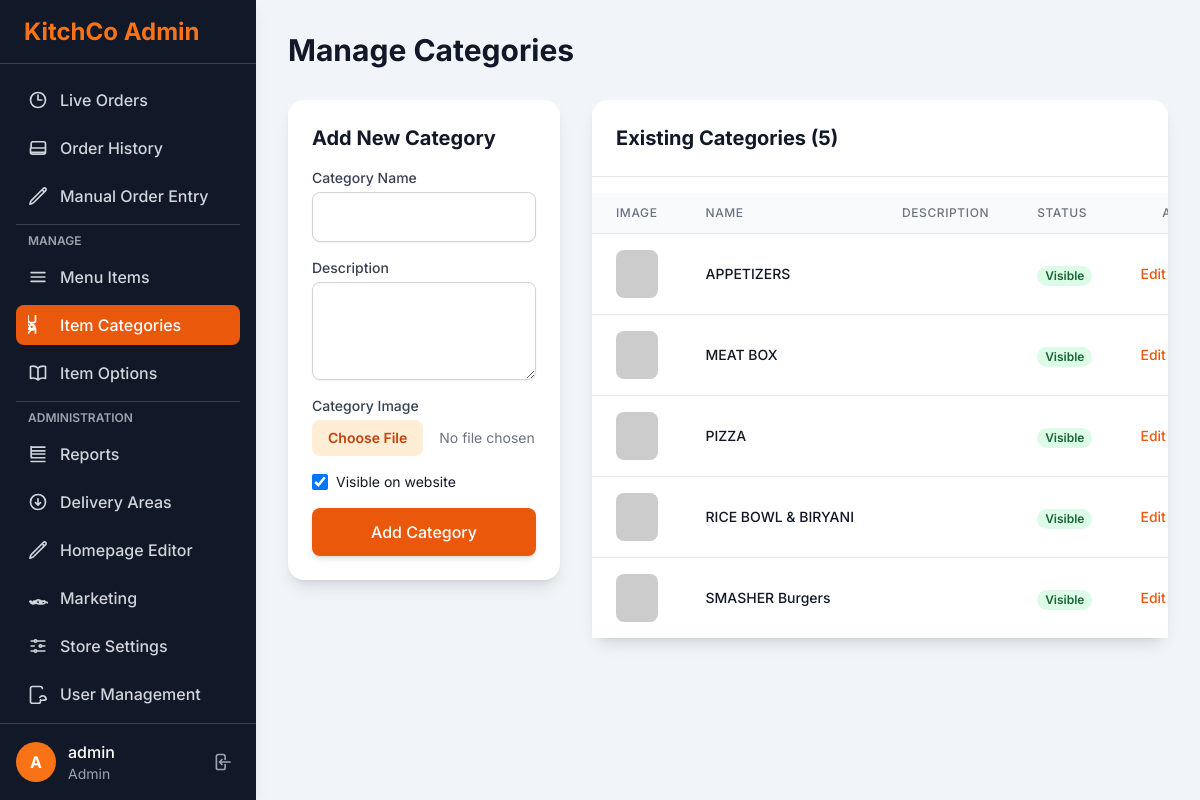
/admin/manage_categories.php (signed in), run on the app's committed database.
### tables this page shows
CREATE TABLE IF NOT EXISTS `categories` (
  `id` int NOT NULL AUTO_INCREMENT,
  `name` varchar(100) NOT NULL,
  `description` text,
  `image` varchar(255) DEFAULT NULL,
  `is_visible` tinyint(1) NOT NULL DEFAULT '1',
  PRIMARY KEY (`id`)
);

### config.php (called while the page is built, shortened)
<?php
function e($data) {
    return htmlspecialchars($data, ENT_QUOTES, 'UTF-8');
}
?>

### admin/manage_categories.php (the view, shortened to what this page needs)
<?php
require_once('header.php');
$action = $_GET['action'] ?? 'list';
$page_title = 'Manage Categories';
$category_name = '';
$category_description = '';
$is_visible = 1;
$categories = [];
$result = $db->query("SELECT * FROM categories ORDER BY name ASC");
if ($result) {
    while ($row = $result->fetch_assoc()) {
        $categories[] = $row;
    }
}
?>
<h1 class="text-3xl font-bold text-gray-900 mb-8"><?php echo e($page_title); ?></h1>
<div class="grid grid-cols-1 lg:grid-cols-3 gap-8">
    <div class="lg:col-span-1">
        <div class="bg-white p-6 rounded-2xl shadow-lg">
            <h2 class="text-xl font-bold text-gray-900 mb-4">
                <?php echo ($action === 'edit') ? 'Edit Category' : 'Add New Category'; ?>
            </h2>
            <form action="manage_categories.php" method="POST" class="space-y-4" enctype="multipart/form-data">
                <div>
                    <label for="category_name" class="block text-sm font-medium text-gray-700">
                        Category Name
                    </label>
                    <input
                        type="text"
                        id="category_name"
                        name="category_name"
                        value="<?php echo e($category_name); ?>"
                        required
                        class="mt-1 block w-full px-4 py-3 border border-gray-300 rounded-lg shadow-sm focus:outline-none focus:ring-2 focus:ring-orange-500"
                    >
                </div>
                <div>
                    <label for="category_description" class="block text-sm font-medium text-gray-700">
                        Description
                    </label>
                    <textarea
                        id="category_description"
                        name="category_description"
                        rows="3"
                        class="mt-1 block w-full px-4 py-3 border border-gray-300 rounded-lg shadow-sm focus:outline-none focus:ring-2 focus:ring-orange-500"
                    ><?php echo e($category_description); ?></textarea>
                </div>
                <div>
                    <label for="category_image" class="block text-sm font-medium text-gray-700">
                        Category Image
                    </label>
                    <input
                        type="file"
                        id="category_image"
                        name="category_image"
                        accept="image/jpeg,image/png,image/gif,image/webp"
                        class="mt-1 block w-full text-sm text-gray-500 file:mr-4 file:py-2 file:px-4 file:rounded-lg file:border-0 file:text-sm file:font-semibold file:bg-orange-100 file:text-orange-700 hover:file:bg-orange-200"
                    >
                </div>
                <div class="flex items-center">
                    <input
                        type="checkbox"
                        id="is_visible"
                        name="is_visible"
                        value="1"
                        <?php echo ($is_visible) ? 'checked' : ''; ?>
                        class="h-4 w-4 text-orange-600 border-gray-300 rounded focus:ring-orange-500"
                    >
                    <label for="is_visible" class="ml-2 block text-sm text-gray-900">
                        Visible on website
                    </label>
                </div>
                <div class="flex space-x-2">
                    <button
                        type="submit"
                        class="w-full py-3 px-4 bg-orange-600 text-white font-medium rounded-lg shadow-md hover:bg-orange-700 focus:outline-none focus:ring-2 focus:ring-offset-2 focus:ring-orange-500 transition-colors"
                    >
                        <?php echo ($action === 'edit') ? 'Save Changes' : 'Add Category'; ?>
                    </button>
                </div>
            </form>
        </div>
    </div>
    <div class="lg:col-span-2">
        <div class="bg-white rounded-2xl shadow-lg">
            <h2 class="text-xl font-bold text-gray-900 mb-4 p-6 border-b border-gray-200">
                Existing Categories (<?php echo count($categories); ?>)
            </h2>
            <div class="overflow-x-auto">
                <table class="min-w-full divide-y divide-gray-200">
                    <thead class="bg-gray-50">
                        <tr>
                            <th scope="col" class="px-6 py-3 text-left text-xs font-medium text-gray-500 uppercase tracking-wider">Image</th>
                            <th scope="col" class="px-6 py-3 text-left text-xs font-medium text-gray-500 uppercase tracking-wider">Name</th>
                            <th scope="col" class="px-6 py-3 text-left text-xs font-medium text-gray-500 uppercase tracking-wider">Description</th>
                            <th scope="col" class="px-6 py-3 text-left text-xs font-medium text-gray-500 uppercase tracking-wider">Status</th>
                            <th scope="col" class="px-6 py-3 text-right text-xs font-medium text-gray-500 uppercase tracking-wider">Actions</th>
                        </tr>
                    </thead>
                    <tbody class="bg-white divide-y divide-gray-200">
                        <?php if (empty($categories)): ?>
                            <tr>
                                <td colspan="5" class="px-6 py-4 text-center text-gray-500">
                                    No categories found. Add one using the form!
                                </td>
                            </tr>
                        <?php else: ?>
                            <?php foreach ($categories as $category): ?>
                                <tr>
                                    <td class="px-6 py-4 whitespace-nowrap">
                                        <img
                                            src="<?php echo e(BASE_URL . ($category['image'] ?? '/uploads/placeholder.png')); ?>"
                                            alt="<?php echo e($category['name']); ?>"
                                            class="w-12 h-12 object-cover rounded-lg"
                                            onerror="this.src='https://placehold.co/100x100/EFEFEF/AAAAAA?text=No+Image'"
                                        >
                                    </td>
                                    <td class="px-6 py-4 whitespace-nowrap">
                                        <div class="text-sm font-medium text-gray-900"><?php echo e($category['name']); ?></div>
                                    </td>
                                    <td class="px-6 py-4 whitespace-nowrap">
                                    </td>
                                    <td class="px-6 py-4 whitespace-nowrap">
                                        <?php if ($category['is_visible']): ?>
                                            <span class="px-2 inline-flex text-xs leading-5 font-semibold rounded-full bg-green-100 text-green-800">
                                                Visible
                                            </span>
                                        <?php else: ?>
                                            <span class="px-2 inline-flex text-xs leading-5 font-semibold rounded-full bg-gray-100 text-gray-800">
                                                Hidden
                                            </span>
                                        <?php endif; ?>
                                    </td>
                                    <td class="px-6 py-4 whitespace-nowrap text-right text-sm font-medium space-x-2">
                                        <a href="manage_categories.php?action=edit&id=<?php echo e($category['id']); ?>" class="text-orange-600 hover:text-orange-900">Edit</a>
                                    </td>
                                </tr>
                            <?php endforeach; ?>
                        <?php endif; ?>
                    </tbody>
                </table>
            </div>
        </div>
    </div>
</div>
<?php
require_once('footer.php');
?>

### data on the page
categories: name "APPETIZERS", is_visible "Visible"
categories: name "MEAT BOX", is_visible "Visible"
categories: name "PIZZA", is_visible "Visible"
categories: name "RICE BOWL & BIRYANI", is_visible "Visible"
categories: name "SMASHER Burgers", is_visible "Visible"

### other printed values
$user_initial "A"
$username "admin"
$user_role "Admin"
$page_title "Manage Categories"
count($categories) "5"
